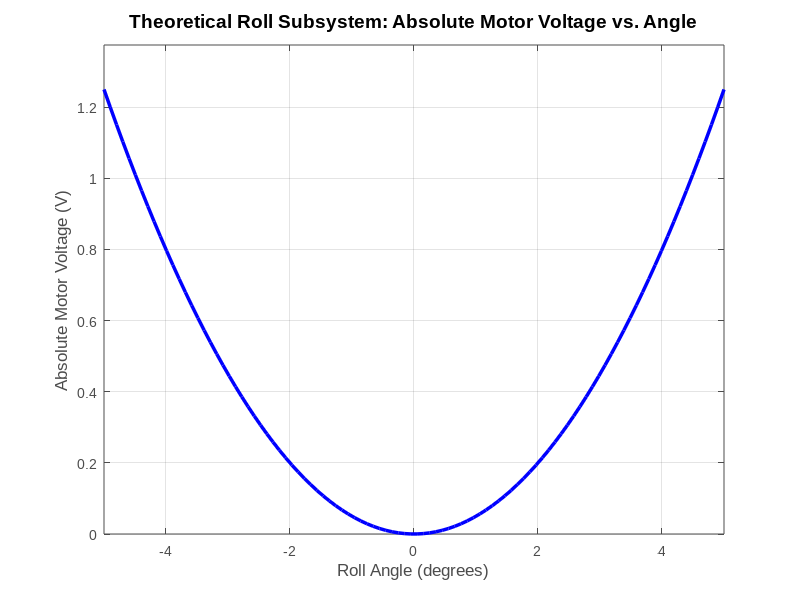
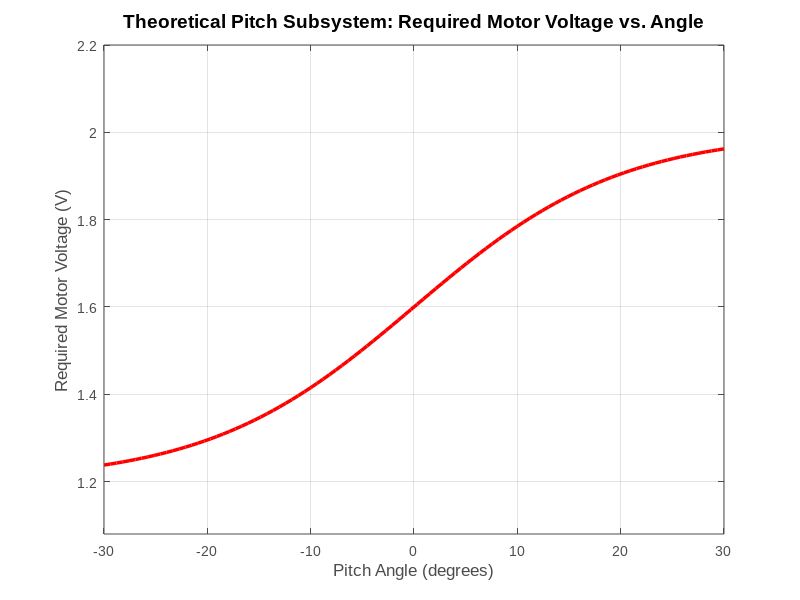

Write MATLAB code to recreate these figures, in order.
% MATLAB Script for Thesis-Quality Trend Plots

% Clear workspace and close figures
clear;
clc;
close all;

%% 1. Simulate Theoretical Data for Roll Subsystem
% As roll angle diverges from 0, required absolute motor voltage increases.
% This is modeled as a smooth quadratic relationship.
roll_angle = linspace(-5, 5, 100); % Roll angle in degrees, from -5 to 5
% Simulate required absolute voltage: minimum at 0, increasing quadratically
% Use absolute value to ensure positive voltage as requested "absolute motor voltage"
base_voltage_roll = 0; % Minimum absolute voltage at 0 degrees (changed from 0.5 to 0)
sensitivity_roll = 0.05; % How quickly voltage increases with angle squared

required_voltage_roll = base_voltage_roll + sensitivity_roll * (roll_angle.^2); % Smooth quadratic, always positive

%% 2. Simulate Theoretical Data for Pitch Subsystem
% As pitch angle moves from -30 to 30 degrees, voltage increases towards a plateau of 2V.
% This is modeled using a sigmoid-like function for a smooth transition to a plateau.
pitch_angle = linspace(-30, 30, 100); % Pitch angle in degrees, from -30 to 30
% Sigmoid function to go from ~1.2V to ~2V
% Parameters for sigmoid:
min_voltage_pitch = 1.2;
max_voltage_pitch = 2.0;
midpoint = 0; % Center of the angle range
steepness = 0.1; % Controls how quickly it rises

% Sigmoid formula: min + (max - min) / (1 + exp(-k * (x - x0)))
required_voltage_pitch = min_voltage_pitch + (max_voltage_pitch - min_voltage_pitch) ./ (1 + exp(-steepness * (pitch_angle - midpoint)));

%% 3. Create Thesis-Quality Plots (Separate Figures)

% --- Figure 1: Roll Subsystem Trend ---
figure('Position', [100, 100, 700, 500], 'Color', 'w'); % Adjust figure size
plot(roll_angle, required_voltage_roll, 'b-', 'LineWidth', 2.5); % Blue line, thick

% Customize plot aesthetics
title('Theoretical Roll Subsystem: Absolute Motor Voltage vs. Angle', 'FontSize', 14, 'FontWeight', 'bold');
xlabel('Roll Angle (degrees)', 'FontSize', 12);
ylabel('Absolute Motor Voltage (V)', 'FontSize', 12);
grid on; % Add grid lines
set(gca, 'FontSize', 10, 'FontName', 'Arial', 'Box', 'on', 'XColor', [0.3 0.3 0.3], 'YColor', [0.3 0.3 0.3]); % Axis font, box, color
xlim([-5 5]); % Set x-axis limits explicitly as requested
ylim([0, max(required_voltage_roll)*1.1]); % Ensure y-axis starts from 0 and has buffer

% --- Figure 2: Pitch Subsystem Trend ---
figure('Position', [850, 100, 700, 500], 'Color', 'w'); % Adjust figure size and position
plot(pitch_angle, required_voltage_pitch, 'r-', 'LineWidth', 2.5); % Red line, thick

% Customize plot aesthetics
title('Theoretical Pitch Subsystem: Required Motor Voltage vs. Angle', 'FontSize', 14, 'FontWeight', 'bold');
xlabel('Pitch Angle (degrees)', 'FontSize', 12);
ylabel('Required Motor Voltage (V)', 'FontSize', 12);
grid on; % Add grid lines
set(gca, 'FontSize', 10, 'FontName', 'Arial', 'Box', 'on', 'XColor', [0.3 0.3 0.3], 'YColor', [0.3 0.3 0.3]); % Axis font, box, color
xlim([-30 30]); % Set x-axis limits explicitly as requested
ylim([min_voltage_pitch*0.9, max_voltage_pitch*1.1]); % Auto-adjust y-limits with buffer

%% 4. Save the Figures
% Save the figures in high-resolution formats suitable for a thesis.
% Adjust the filename and format as needed.

% Option 1: Save as PDF (vector graphics, best for text and lines)
% exportgraphics(figure(1), 'Roll_Subsystem_Theoretical_Trend.pdf', 'ContentType', 'vector');
% exportgraphics(figure(2), 'Pitch_Subsystem_Theoretical_Trend.pdf', 'ContentType', 'vector');

% Option 2: Save as high-resolution PNG (good for web or if PDF causes issues)
exportgraphics(figure(1), 'Roll_Subsystem_Theoretical_Trend.png', 'Resolution', 300);
exportgraphics(figure(2), 'Pitch_Subsystem_Theoretical_Trend.png', 'Resolution', 300);

disp('Theoretical plots generated and saved as PNG files.');
